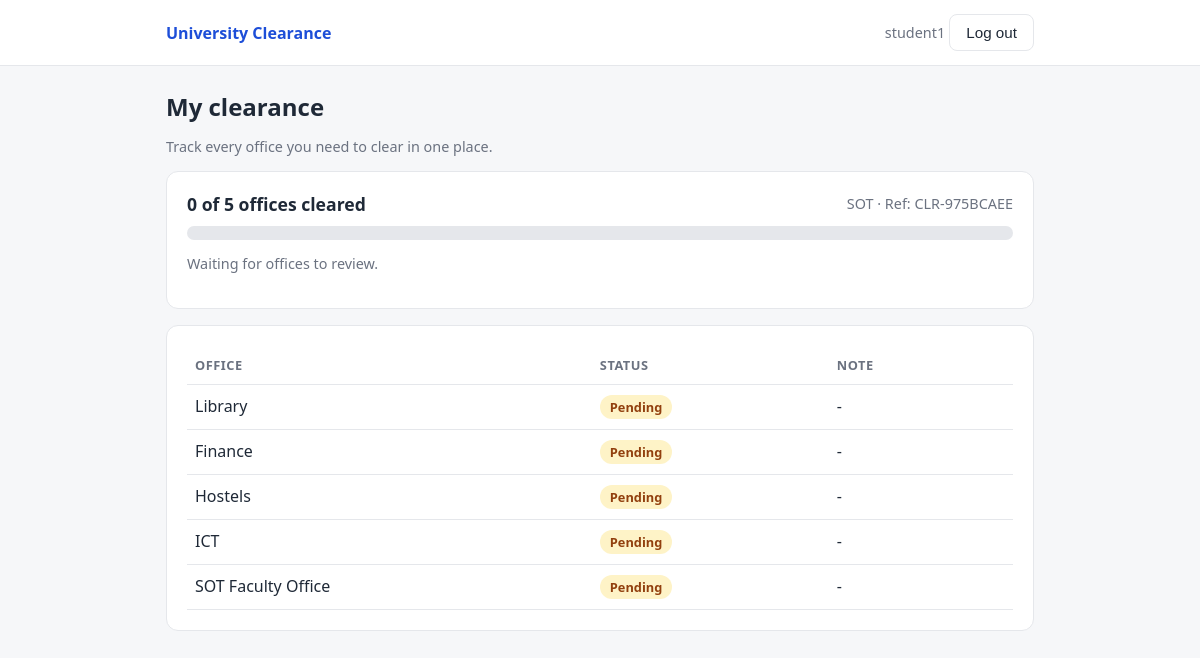
/clearance/student/ (signed in), run on the app's committed database.
### clearance_system/models.py (models this page shows, shortened)
class ClearanceRequest(models.Model):
    student = models.ForeignKey(
        settings.AUTH_USER_MODEL,
        on_delete=models.CASCADE,
        related_name="clearance_requests",
    )
    code = models.CharField(max_length=20, unique=True, default=make_code, editable=False)
    created_at = models.DateTimeField(auto_now_add=True)
    class Meta:
        ordering = ["-created_at"]
    @property
    def total(self):
        return self.approvals.count()
    @property
    def approved_count(self):
        return self.approvals.filter(status=OfficeApproval.APPROVED).count()
    @property
    def percent(self):
        return int(self.approved_count * 100 / self.total) if self.total else 0
    @property
    def is_cleared(self):
        return self.total > 0 and self.approved_count == self.total
    @property
    def has_rejection(self):
        return self.approvals.filter(status=OfficeApproval.REJECTED).exists()

class Faculty(models.Model):
    code = models.CharField(max_length=10, unique=True)
    name = models.CharField(max_length=150)
    class Meta:
        ordering = ["code"]
        verbose_name_plural = "faculties"

class OfficeApproval(models.Model):
    PENDING = "pending"
    APPROVED = "approved"
    REJECTED = "rejected"
    STATUS_CHOICES = [
        (PENDING, "Pending"),
        (APPROVED, "Approved"),
        (REJECTED, "Rejected"),
    ]
    request = models.ForeignKey(
        ClearanceRequest, on_delete=models.CASCADE, related_name="approvals"
    )
    office = models.ForeignKey(
        Office, on_delete=models.CASCADE, related_name="approvals"
    )
    status = models.CharField(max_length=10, choices=STATUS_CHOICES, default=PENDING)
    comment = models.CharField(max_length=300, blank=True)
    decided_by = models.ForeignKey(
        settings.AUTH_USER_MODEL,
        null=True,
        blank=True,
        on_delete=models.SET_NULL,
        related_name="+",
    )
    decided_at = models.DateTimeField(null=True, blank=True)
    class Meta:
        ordering = ["office__order", "office__name"]
        unique_together = [("request", "office")]

class Office(models.Model):
    name = models.CharField(max_length=100, unique=True)
    description = models.CharField(max_length=200, blank=True)
    order = models.PositiveIntegerField(default=0)
    faculty = models.ForeignKey(
        Faculty,
        null=True,
        blank=True,
        on_delete=models.SET_NULL,
        related_name="offices",
        help_text="Leave empty for offices every student must clear. "
        "Set it for a faculty office that only that faculty's students clear.",
    )
    class Meta:
        ordering = ["order", "name"]

### clearance_system/views.py (the view)
# urls.py: path("student/", views.student_dashboard, name="student_dashboard"),
@role_required(Profile.STUDENT)
def student_dashboard(request):
    clearance = request.user.clearance_requests.first()
    approvals = clearance.approvals.select_related("office") if clearance else []
    return render(
        request,
        "clearance_system/student_dashboard.html",
        {
            "clearance": clearance,
            "approvals": approvals,
            "faculties": Faculty.objects.all(),
            "faculty": request.user.profile.faculty,
        },
    )

### clearance_system/views.py (called while the page is built)
def role_required(role):
    def decorator(view):
        @wraps(view)
        def wrapper(request, *args, **kwargs):
            profile = getattr(request.user, "profile", None)
            if profile is None or profile.role != role:
                raise PermissionDenied
            return view(request, *args, **kwargs)
        return login_required(wrapper, login_url=LOGIN_URL)
    return decorator

### clearance_system/templates/clearance_system/student_dashboard.html (shortened to what this page needs)
{% extends "clearance_system/base.html" %}
{% block content %}
<h1>My clearance</h1>
<p class="muted">Track every office you need to clear in one place.</p>
{% if not clearance %}
<div class="card">
  <h2>Step 1: Choose your faculty</h2>
  <form method="post" action="{% url 'clearance:choose_faculty' %}" class="row">
    {% csrf_token %}
    <select name="faculty" required style="padding:9px 10px;border:1px solid var(--line);border-radius:8px;font-size:1rem;min-width:260px;">
      <option value="" disabled {% if not faculty %}selected{% endif %}>Select your faculty</option>
      {% for f in faculties %}
      <option value="{{ f.pk }}" {% if faculty and faculty.pk == f.pk %}selected{% endif %}>{{ f }}</option>
      {% endfor %}
    </select>
    <button class="btn ghost" type="submit">Save faculty</button>
  </form>
</div>
<div class="card">
  <h2>Step 2: Request clearance</h2>
  {% if faculty %}
  <p class="muted">Your request goes to the general offices and the {{ faculty.code }} faculty office.</p>
  <form method="post" action="{% url 'clearance:submit_request' %}">
    {% csrf_token %}
    <button class="btn" type="submit">Request clearance</button>
  </form>
  {% else %}
  <p class="muted">Save your faculty first, then you can request clearance.</p>
  {% endif %}
</div>
{% else %}
<div class="card">
  <div class="row" style="justify-content:space-between;">
    <h2 style="margin:0;">{{ clearance.approved_count }} of {{ clearance.total }} offices cleared</h2>
    <span class="muted">{{ faculty.code }} &middot; Ref: {{ clearance.code }}</span>
  </div>
  <div class="progress"><div style="width:{{ clearance.percent }}%"></div></div>
  {% if clearance.is_cleared %}
    <p><strong>You are fully cleared.</strong></p>
    <a class="btn ok" href="{% url 'clearance:certificate' clearance.pk %}">View clearance certificate</a>
  {% elif clearance.has_rejection %}
    <p class="muted">Some offices rejected your request. Fix the issue, then send it back.</p>
  {% else %}
    <p class="muted">Waiting for offices to review.</p>
  {% endif %}
</div>
<div class="card">
  <table>
    <tr><th>Office</th><th>Status</th><th>Note</th><th></th></tr>
    {% for a in approvals %}
    <tr>
      <td>{{ a.office.name }}</td>
      <td><span class="badge {{ a.status }}">{{ a.get_status_display }}</span></td>
      <td>{{ a.comment|default:"-" }}</td>
      <td>
      </td>
    </tr>
    {% endfor %}
  </table>
</div>
{% endif %}
{% endblock %}

### clearance_system/templates/clearance_system/base.html (shortened to what this page needs)
<!doctype html>
<html lang="en">
<head>
</head>
<body>
  <header class="noprint">
    <div class="bar">
      <a class="brand" href="{% url 'clearance:home' %}">University Clearance</a>
      {% if user.is_authenticated %}
      <form method="post" action="{% url 'clearance:logout' %}" class="inline">
        <span class="muted">{{ user.get_username }}</span>
        <button class="btn ghost" type="submit">Log out</button>
      </form>
      {% endif %}
    </div>
  </header>
  <main>
    {% block content %}{% endblock %}
  </main>
</body>
</html>

### clearance_system/templates/clearance_system/base.html (style rules this page uses)
:root { --ink:#1f2937; --muted:#6b7280; --line:#e5e7eb; --bg:#f6f7f9; --brand:#1d4ed8; --ok:#15803d; --okbg:#dcfce7; --bad:#b91c1c; --badbg:#fee2e2; --wait:#92400e; --waitbg:#fef3c7; }
* { box-sizing: border-box; }
body { margin:0; font-family: system-ui, -apple-system, Segoe UI, Roboto, sans-serif; color:var(--ink); background:var(--bg); }
header { background:#fff; border-bottom:1px solid var(--line); }
.bar { max-width:900px; margin:0 auto; padding:14px 16px; display:flex; justify-content:space-between; align-items:center; gap:12px; }
.brand { font-weight:700; color:var(--brand); text-decoration:none; }
main { max-width:900px; margin:24px auto; padding:0 16px; }
.card { background:#fff; border:1px solid var(--line); border-radius:12px; padding:20px; margin-bottom:16px; }
h1 { font-size:1.5rem; margin:0 0 4px; }
h2 { font-size:1.1rem; margin:0 0 12px; }
.muted { color:var(--muted); font-size:.9rem; }
.btn { display:inline-block; border:0; border-radius:8px; padding:9px 16px; font-size:.95rem; cursor:pointer; background:var(--brand); color:#fff; text-decoration:none; }
.btn.ghost { background:#fff; color:var(--ink); border:1px solid var(--line); }
.badge { display:inline-block; padding:3px 10px; border-radius:999px; font-size:.8rem; font-weight:600; }
.badge.pending { background:var(--waitbg); color:var(--wait); }
.progress { background:var(--line); border-radius:999px; height:14px; overflow:hidden; margin:10px 0 6px; }
table { width:100%; border-collapse:collapse; }
th, td { text-align:left; padding:10px 8px; border-bottom:1px solid var(--line); vertical-align:top; }
th { font-size:.8rem; color:var(--muted); text-transform:uppercase; letter-spacing:.04em; }
form.inline { display:inline; }
.row { display:flex; gap:8px; flex-wrap:wrap; align-items:center; }

### data on the page
ClearanceRequest: approved_count "0", total "5", code "CLR-975BCAEE"
Faculty: code "SOT"
OfficeApproval: office.name "Library", status "Pending", comment "-"
OfficeApproval: office.name "Finance", status "Pending", comment "-"
OfficeApproval: office.name "Hostels", status "Pending", comment "-"
OfficeApproval: office.name "ICT", status "Pending", comment "-"
OfficeApproval: office.name "SOT Faculty Office", status "Pending", comment "-"

### other printed values
{{ user.get_username }} "student1"
